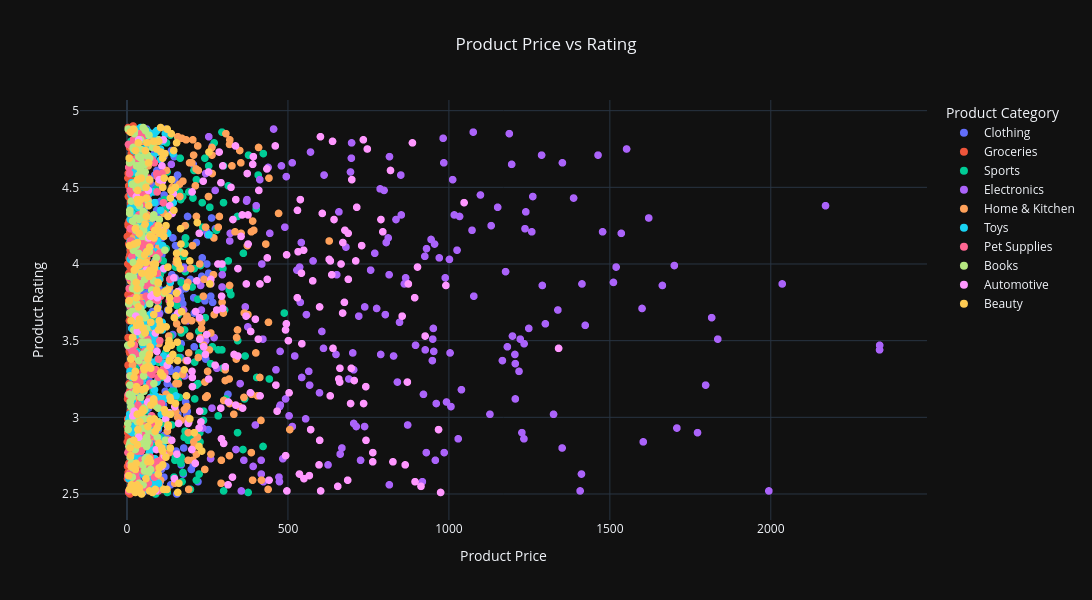

Notebook code cell kept with this figure:
### Code cell
import plotly.express as px

fig = px.scatter(
    products,
    x="price",
    y="rating",
    color="category",
    title="Product Price vs Rating",
    labels={
        "price": "Product Price",
        "rating": "Product Rating",
        "category": "Product Category"
    },
    hover_data=["product_name"]
)

fig.update_layout(
    template="plotly_dark",
    title_x=0.5,
    width=1100,
    height=600,
    xaxis=dict(
        showgrid=True,
        title="Product Price"
    ),
    yaxis=dict(
        showgrid=True,
        title="Product Rating"
    ),
    legend=dict(
        title="Product Category"
    )
)

fig.update_traces(
    marker=dict(size=8),
    hovertemplate="<b>%{hovertext}</b><br>Price: ₹%{x:,.2f}<br>Rating: %{y}<extra></extra>"
)

fig.show()

### Figure 1 — Plotly figure (JSON) as saved in the notebook; plotly's stock layout.template omitted (floating-point values rounded to 4 significant figures; data arrays with more than 128 entries replaced by an {"elided": "..."} marker saying what was removed)
{"data": [{"customdata": {"elided": "213x1 str values"}, "hovertemplate": "<b>%{hovertext}</b><br>Price: ₹%{x:,.2f}<br>Rating: %{y}<extra></extra>", "legendgroup": "Clothing", "marker": {"color": "#636efa", "size": 8, "symbol": "circle"}, "mode": "markers", "name": "Clothing", "showlegend": true, "type": "scattergl", "x": {"elided": "213 float values"}, "xaxis": "x", "y": {"elided": "213 float values"}, "yaxis": "y"}, {"customdata": {"elided": "183x1 str values"}, "hovertemplate": "<b>%{hovertext}</b><br>Price: ₹%{x:,.2f}<br>Rating: %{y}<extra></extra>", "legendgroup": "Groceries", "marker": {"color": "#EF553B", "size": 8, "symbol": "circle"}, "mode": "markers", "name": "Groceries", "showlegend": true, "type": "scattergl", "x": {"elided": "183 float values"}, "xaxis": "x", "y": {"elided": "183 float values"}, "yaxis": "y"}, {"customdata": {"elided": "183x1 str values"}, "hovertemplate": "<b>%{hovertext}</b><br>Price: ₹%{x:,.2f}<br>Rating: %{y}<extra></extra>", "legendgroup": "Sports", "marker": {"color": "#00cc96", "size": 8, "symbol": "circle"}, "mode": "markers", "name": "Sports", "showlegend": true, "type": "scattergl", "x": {"elided": "183 float values"}, "xaxis": "x", "y": {"elided": "183 float values"}, "yaxis": "y"}, {"customdata": {"elided": "203x1 str values"}, "hovertemplate": "<b>%{hovertext}</b><br>Price: ₹%{x:,.2f}<br>Rating: %{y}<extra></extra>", "legendgroup": "Electronics", "marker": {"color": "#ab63fa", "size": 8, "symbol": "circle"}, "mode": "markers", "name": "Electronics", "showlegend": true, "type": "scattergl", "x": {"elided": "203 float values"}, "xaxis": "x", "y": {"elided": "203 float values"}, "yaxis": "y"}, {"customdata": {"elided": "199x1 str values"}, "hovertemplate": "<b>%{hovertext}</b><br>Price: ₹%{x:,.2f}<br>Rating: %{y}<extra></extra>", "legendgroup": "Home & Kitchen", "marker": {"color": "#FFA15A", "size": 8, "symbol": "circle"}, "mode": "markers", "name": "Home & Kitchen", "showlegend": true, "type": "scattergl", "x": {"elided": "199 float values"}, "xaxis": "x", "y": {"elided": "199 float values"}, "yaxis": "y"}, {"customdata": {"elided": "213x1 str values"}, "hovertemplate": "<b>%{hovertext}</b><br>Price: ₹%{x:,.2f}<br>Rating: %{y}<extra></extra>", "legendgroup": "Toys", "marker": {"color": "#19d3f3", "size": 8, "symbol": "circle"}, "mode": "markers", "name": "Toys", "showlegend": true, "type": "scattergl", "x": {"elided": "213 float values"}, "xaxis": "x", "y": {"elided": "213 float values"}, "yaxis": "y"}, {"customdata": {"elided": "212x1 str values"}, "hovertemplate": "<b>%{hovertext}</b><br>Price: ₹%{x:,.2f}<br>Rating: %{y}<extra></extra>", "legendgroup": "Pet Supplies", "marker": {"color": "#FF6692", "size": 8, "symbol": "circle"}, "mode": "markers", "name": "Pet Supplies", "showlegend": true, "type": "scattergl", "x": {"elided": "212 float values"}, "xaxis": "x", "y": {"elided": "212 float values"}, "yaxis": "y"}, {"customdata": {"elided": "194x1 str values"}, "hovertemplate": "<b>%{hovertext}</b><br>Price: ₹%{x:,.2f}<br>Rating: %{y}<extra></extra>", "legendgroup": "Books", "marker": {"color": "#B6E880", "size": 8, "symbol": "circle"}, "mode": "markers", "name": "Books", "showlegend": true, "type": "scattergl", "x": {"elided": "194 float values"}, "xaxis": "x", "y": {"elided": "194 float values"}, "yaxis": "y"}, {"customdata": {"elided": "193x1 str values"}, "hovertemplate": "<b>%{hovertext}</b><br>Price: ₹%{x:,.2f}<br>Rating: %{y}<extra></extra>", "legendgroup": "Automotive", "marker": {"color": "#FF97FF", "size": 8, "symbol": "circle"}, "mode": "markers", "name": "Automotive", "showlegend": true, "type": "scattergl", "x": {"elided": "193 float values"}, "xaxis": "x", "y": {"elided": "193 float values"}, "yaxis": "y"}, {"customdata": {"elided": "207x1 str values"}, "hovertemplate": "<b>%{hovertext}</b><br>Price: ₹%{x:,.2f}<br>Rating: %{y}<extra></extra>", "legendgroup": "Beauty", "marker": {"color": "#FECB52", "size": 8, "symbol": "circle"}, "mode": "markers", "name": "Beauty", "showlegend": true, "type": "scattergl", "x": {"elided": "207 float values"}, "xaxis": "x", "y": {"elided": "207 float values"}, "yaxis": "y"}], "layout": {"height": 600, "legend": {"title": {"text": "Product Category"}, "tracegroupgap": 0}, "title": {"text": "Product Price vs Rating", "x": 0.5}, "width": 1100, "xaxis": {"anchor": "y", "domain": [0, 1], "showgrid": true, "title": {"text": "Product Price"}}, "yaxis": {"anchor": "x", "domain": [0, 1], "showgrid": true, "title": {"text": "Product Rating"}}}}
